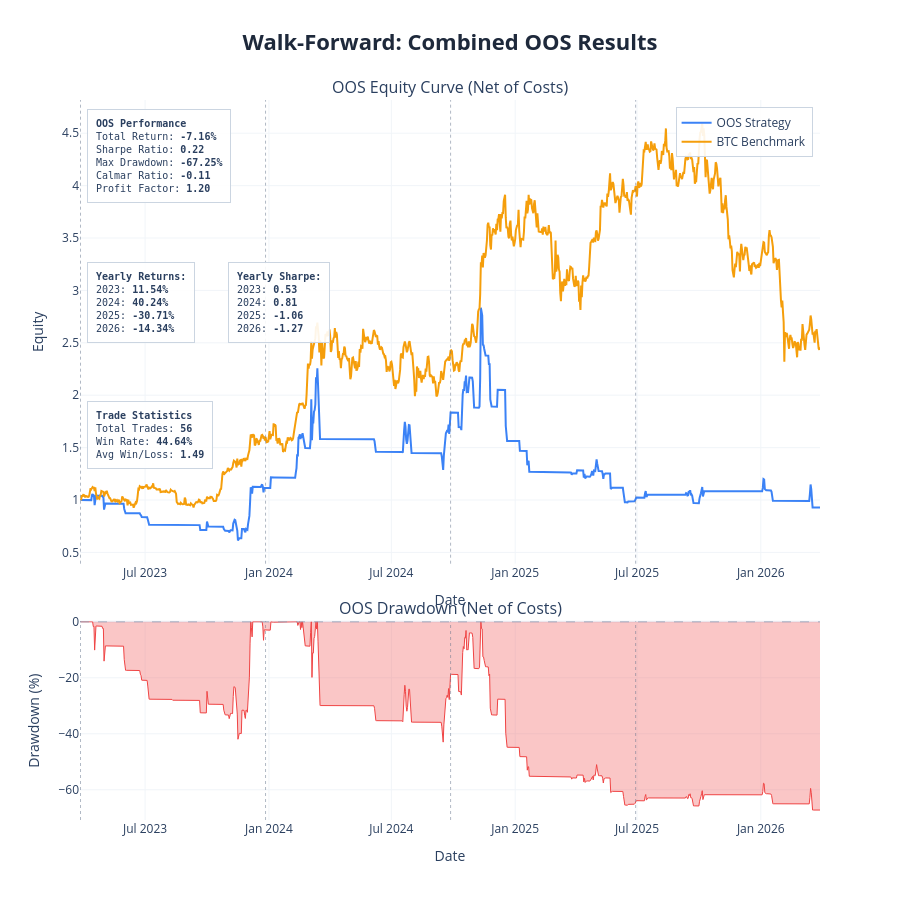

Notebook code cell kept with this figure:
### Markdown cell above
---
## Results Charts and Cost Stress Test

| Parameter | Description | Default |
|---|---|---|
| `show_fold_perf` | IS vs OOS bars for return, Sharpe, drawdown per fold | `False` |
| `show_param_evol` | Parameter evolution across folds with ±1 std bands | `False` |
| `show_oos_equity` | Combined OOS equity curve + drawdown with fold boundaries | `True` |
| `show_trades` | Overlay entry/exit markers on OOS equity chart | `False` |
| `benchmark_data` | DataFrame with `Close` column for buy & hold comparison | `None` |
| `save_html_dir` | Directory path to save charts as HTML files, or `None` | `None` |

**Cost Stress Test:** re-run the combined OOS backtest at 1×, 1.5×, 2×, 3× the base cost. Fragile strategies collapse; robust ones degrade gradually.

### Code cell
plot_walk_forward_results(
    results          = results,
    param_defs       = PARAM_DEFS,
    fixed_params     = FIXED_PARAMS,
    benchmark_data   = df,
    show             = True,
    save_html_dir    = None,
    show_fold_perf   = False,   # IS vs OOS bars by fold
    show_param_evol  = False,   # parameter evolution across folds
    show_oos_equity  = True,   # combined OOS equity curve
    show_trades      = False,  # trade markers on OOS equity chart
)

# ── transaction cost stress test ──────────────────────────────────────────

if results['oos_combined_df'] is not None:
    cost_df = cost_stress_test(
        oos_combined_df  = results['oos_combined_df'],
        cost_multipliers = (1.0, 1.5, 2.0, 3.0),
        base_cost        = COST,
    )
else:
    print('No combined OOS dataframe — skip cost stress test')

### Figure 1 — Plotly figure (JSON) as saved in the notebook; plotly's stock layout.template omitted (floating-point values rounded to 4 significant figures; data arrays with more than 128 entries replaced by an {"elided": "..."} marker saying what was removed)
{"data": [{"hovertemplate": "<b>OOS Strategy</b><br>Date: %{x}<br>Equity: %{y:.4f}<extra></extra>", "line": {"color": "#3b82f6", "width": 2}, "mode": "lines", "name": "OOS Strategy", "type": "scatter", "x": {"elided": "1100 str values"}, "xaxis": "x", "y": {"elided": "1100 float values"}, "yaxis": "y"}, {"hovertemplate": "<b>BTC Benchmark</b><br>Date: %{x}<br>Equity: %{y:.4f}<extra></extra>", "line": {"color": "#f59e0b", "width": 2}, "mode": "lines", "name": "BTC Benchmark", "type": "scatter", "x": {"elided": "1100 str values"}, "xaxis": "x", "y": {"elided": "1100 float values"}, "yaxis": "y"}, {"fill": "tozeroy", "fillcolor": "rgba(239, 68, 68, 0.3)", "hovertemplate": "<b>Drawdown</b><br>Date: %{x}<br>%{y:.2f}%<extra></extra>", "line": {"color": "#ef4444", "width": 1}, "mode": "lines", "name": "Drawdown", "showlegend": false, "type": "scatter", "x": {"elided": "1100 str values"}, "xaxis": "x2", "y": {"elided": "1100 float values"}, "yaxis": "y2"}], "layout": {"annotations": [{"font": {"size": 16}, "showarrow": false, "text": "OOS Equity Curve (Net of Costs)", "x": 0.5, "xanchor": "center", "xref": "paper", "y": 1, "yanchor": "bottom", "yref": "paper"}, {"font": {"size": 16}, "showarrow": false, "text": "OOS Drawdown (Net of Costs)", "x": 0.5, "xanchor": "center", "xref": "paper", "y": 0.276, "yanchor": "bottom", "yref": "paper"}, {"align": "left", "bgcolor": "rgba(255, 255, 255, 0.9)", "bordercolor": "#cbd5e1", "borderpad": 8, "borderwidth": 1, "font": {"family": "monospace", "size": 10}, "showarrow": false, "text": "<b>OOS Performance</b><br>Total Return: <b>-7.16%</b><br>Sharpe Ratio: <b>0.22</b><br>Max Drawdown: <b>-67.25%</b><br>Calmar Ratio: <b>-0.11</b><br>Profit Factor: <b>1.20</b>", "x": 0.01, "xanchor": "left", "xref": "x domain", "y": 0.98, "yanchor": "top", "yref": "y domain"}, {"align": "left", "bgcolor": "rgba(255, 255, 255, 0.9)", "bordercolor": "#cbd5e1", "borderpad": 8, "borderwidth": 1, "font": {"family": "monospace", "size": 10}, "showarrow": false, "text": "<b>Yearly Returns:</b><br>2023: <b>11.54%</b><br>2024: <b>40.24%</b><br>2025: <b>-30.71%</b><br>2026: <b>-14.34%</b><br>", "x": 0.01, "xanchor": "left", "xref": "x domain", "y": 0.65, "yanchor": "top", "yref": "y domain"}, {"align": "left", "bgcolor": "rgba(255, 255, 255, 0.9)", "bordercolor": "#cbd5e1", "borderpad": 8, "borderwidth": 1, "font": {"family": "monospace", "size": 10}, "showarrow": false, "text": "<b>Yearly Sharpe:</b><br>2023: <b>0.53</b><br>2024: <b>0.81</b><br>2025: <b>-1.06</b><br>2026: <b>-1.27</b><br>", "x": 0.2, "xanchor": "left", "xref": "x domain", "y": 0.65, "yanchor": "top", "yref": "y domain"}, {"align": "left", "bgcolor": "rgba(255, 255, 255, 0.9)", "bordercolor": "#cbd5e1", "borderpad": 8, "borderwidth": 1, "font": {"family": "monospace", "size": 10}, "showarrow": false, "text": "<b>Trade Statistics</b><br>Total Trades: <b>56</b><br>Win Rate: <b>44.64%</b><br>Avg Win/Loss: <b>1.49</b>", "x": 0.01, "xanchor": "left", "xref": "x domain", "y": 0.35, "yanchor": "top", "yref": "y domain"}], "height": 900, "hovermode": "x unified", "legend": {"bgcolor": "rgba(255, 255, 255, 0.9)", "bordercolor": "#cbd5e1", "borderwidth": 1, "x": 0.99, "xanchor": "right", "y": 0.99, "yanchor": "top"}, "shapes": [{"line": {"color": "#94a3b8", "dash": "dash", "width": 1}, "type": "line", "x0": 0, "x1": 1, "xref": "x2 domain", "y0": 0, "y1": 0, "yref": "y2"}, {"line": {"color": "rgba(100,116,139,0.5)", "dash": "dot", "width": 1}, "type": "line", "x0": "2023-03-27 00:00:00", "x1": "2023-03-27 00:00:00", "xref": "x", "y0": 0, "y1": 1, "yref": "y domain"}, {"line": {"color": "rgba(100,116,139,0.5)", "dash": "dot", "width": 1}, "type": "line", "x0": "2023-03-27 00:00:00", "x1": "2023-03-27 00:00:00", "xref": "x2", "y0": 0, "y1": 1, "yref": "y2 domain"}, {"line": {"color": "rgba(100,116,139,0.5)", "dash": "dot", "width": 1}, "type": "line", "x0": "2023-12-27 00:00:00", "x1": "2023-12-27 00:00:00", "xref": "x", "y0": 0, "y1": 1, "yref": "y domain"}, {"line": {"color": "rgba(100,116,139,0.5)", "dash": "dot", "width": 1}, "type": "line", "x0": "2023-12-27 00:00:00", "x1": "2023-12-27 00:00:00", "xref": "x2", "y0": 0, "y1": 1, "yref": "y2 domain"}, {"line": {"color": "rgba(100,116,139,0.5)", "dash": "dot", "width": 1}, "type": "line", "x0": "2024-09-27 00:00:00", "x1": "2024-09-27 00:00:00", "xref": "x", "y0": 0, "y1": 1, "yref": "y domain"}, {"line": {"color": "rgba(100,116,139,0.5)", "dash": "dot", "width": 1}, "type": "line", "x0": "2024-09-27 00:00:00", "x1": "2024-09-27 00:00:00", "xref": "x2", "y0": 0, "y1": 1, "yref": "y2 domain"}, {"line": {"color": "rgba(100,116,139,0.5)", "dash": "dot", "width": 1}, "type": "line", "x0": "2025-06-29 00:00:00", "x1": "2025-06-29 00:00:00", "xref": "x", "y0": 0, "y1": 1, "yref": "y domain"}, {"line": {"color": "rgba(100,116,139,0.5)", "dash": "dot", "width": 1}, "type": "line", "x0": "2025-06-29 00:00:00", "x1": "2025-06-29 00:00:00", "xref": "x2", "y0": 0, "y1": 1, "yref": "y2 domain"}], "showlegend": true, "title": {"font": {"color": "#1E293B", "size": 22}, "text": "<b>Walk-Forward: Combined OOS Results</b>", "x": 0.5, "xanchor": "center"}, "xaxis": {"anchor": "y", "domain": [0, 1], "gridcolor": "#f1f5f9", "gridwidth": 1, "showgrid": true, "title": {"text": "Date"}}, "xaxis2": {"anchor": "y2", "domain": [0, 1], "gridcolor": "#f1f5f9", "gridwidth": 1, "showgrid": true, "title": {"text": "Date"}}, "yaxis": {"anchor": "x", "domain": [0.356, 1], "gridcolor": "#f1f5f9", "gridwidth": 1, "showgrid": true, "title": {"text": "Equity"}}, "yaxis2": {"anchor": "x2", "domain": [0, 0.276], "gridcolor": "#f1f5f9", "gridwidth": 1, "showgrid": true, "title": {"text": "Drawdown (%)"}}}}
